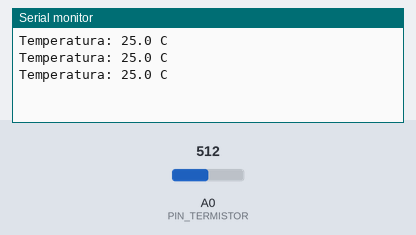
The sketch below on a simulated Arduino Uno, built with avr-gcc and run on an emulated ATmega328P. On the bench: the last lines printed to the serial monitor. The test bench sets the inputs (shaded band); at power-on: A0 (PIN_TERMISTOR) = 512.

Above: at 1.2 s.
1.3 s: A0 (PIN_TERMISTOR) set to 0
At 2.0 s:
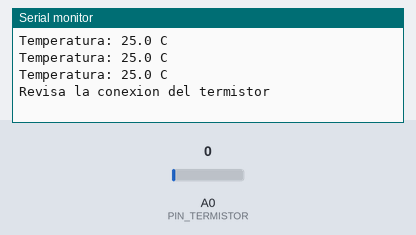
3.6 s: A0 (PIN_TERMISTOR) set to 20
At 4.1 s:
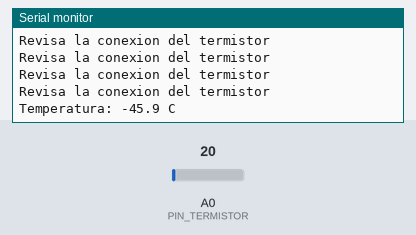

Measured:
- after the input at 1.3 s, the serial monitor: prints a new line after 0.29 s (image 1)
- after the input at 3.6 s, the serial monitor: prints a new line after 0.07 s (image 2)

The sketch:

P19_termistor_celsius.ino
```cpp
/*
  P19 · Termómetro con termistor NTC                          Sesión 10
  ------------------------------------------------------------------
  Qué hace: mide la temperatura con el termistor y la muestra en grados Celsius
  en el Monitor Serie.

  Conexiones (divisor de voltaje, igual que el LDR de la Sesión 6):
    5 V -> termistor NTC -> (punto medio) -> resistencia 10 kohm -> GND
    El punto medio va al pin A0.   (el termistor no tiene polaridad)

  Ideas clave:
    - El NTC baja su resistencia cuando sube la temperatura (NTC = coeficiente negativo).
      Según la ecuación de este programa, con 10 kohm fijos: a 25 grados el termistor vale 10 kohm
      (lectura 512); a 0 grados, unos 33 kohm (lectura 240); a 50 grados, unos 3.6 kohm (lectura 752).
    - Su resistencia NO cambia en línea recta: por eso se usa la ecuación de
      Steinhart-Hart. Aquí la tratamos como una "caja negra": entra la resistencia,
      sale la temperatura. Estas constantes son las del código del kit (termistor de 10 k).
    - Promediar 10 lecturas reduce el ruido.
    - Calibración: compara con un termómetro de verdad. Si el tuyo marca 2 grados de más,
      escribe -2.0 en AJUSTE_C.

  Pruebas: sostén el termistor entre los dedos (sube), ponlo cerca de un vaso con agua fría
  (baja). No lo mojes ni lo calientes con flama.

  Retos:  - Anota la temperatura ambiente y la de tu dedo.
          - Haz que un LED se encienda si pasa de 30 grados.
          - Anota la temperatura cada minuto durante la clase.
*/

const int PIN_TERMISTOR = A0;
const float AJUSTE_C = 0.0;       // corrección para igualar con un termómetro real

float leerTemperatura() {
  long suma = 0;
  for (int i = 0; i < 10; i++) {
    suma = suma + analogRead(PIN_TERMISTOR);
    delay(2);
  }
  float lectura = suma / 10.0;

  if (lectura < 1.0 || lectura > 1022.0) {
    return -273.0;                // sensor desconectado o en corto
  }

  // resistencia del termistor (el termistor va del lado de 5 V)
  float resistencia = 10000.0 * (1024.0 / lectura - 1.0);

  // ecuación de Steinhart-Hart con las constantes del kit
  float lnR = log(resistencia);
  float tempK = 1.0 / (0.001129148 + (0.000234125 + (0.0000000876741 * lnR * lnR)) * lnR);
  return tempK - 273.15 + AJUSTE_C;
}

void setup() {
  Serial.begin(9600);
}

void loop() {
  float temperatura = leerTemperatura();
  if (temperatura < -200.0) {
    Serial.println("Revisa la conexion del termistor");
  } else {
    Serial.print("Temperatura: ");
    Serial.print(temperatura, 1);
    Serial.println(" C");
  }
  delay(500);
}
```
